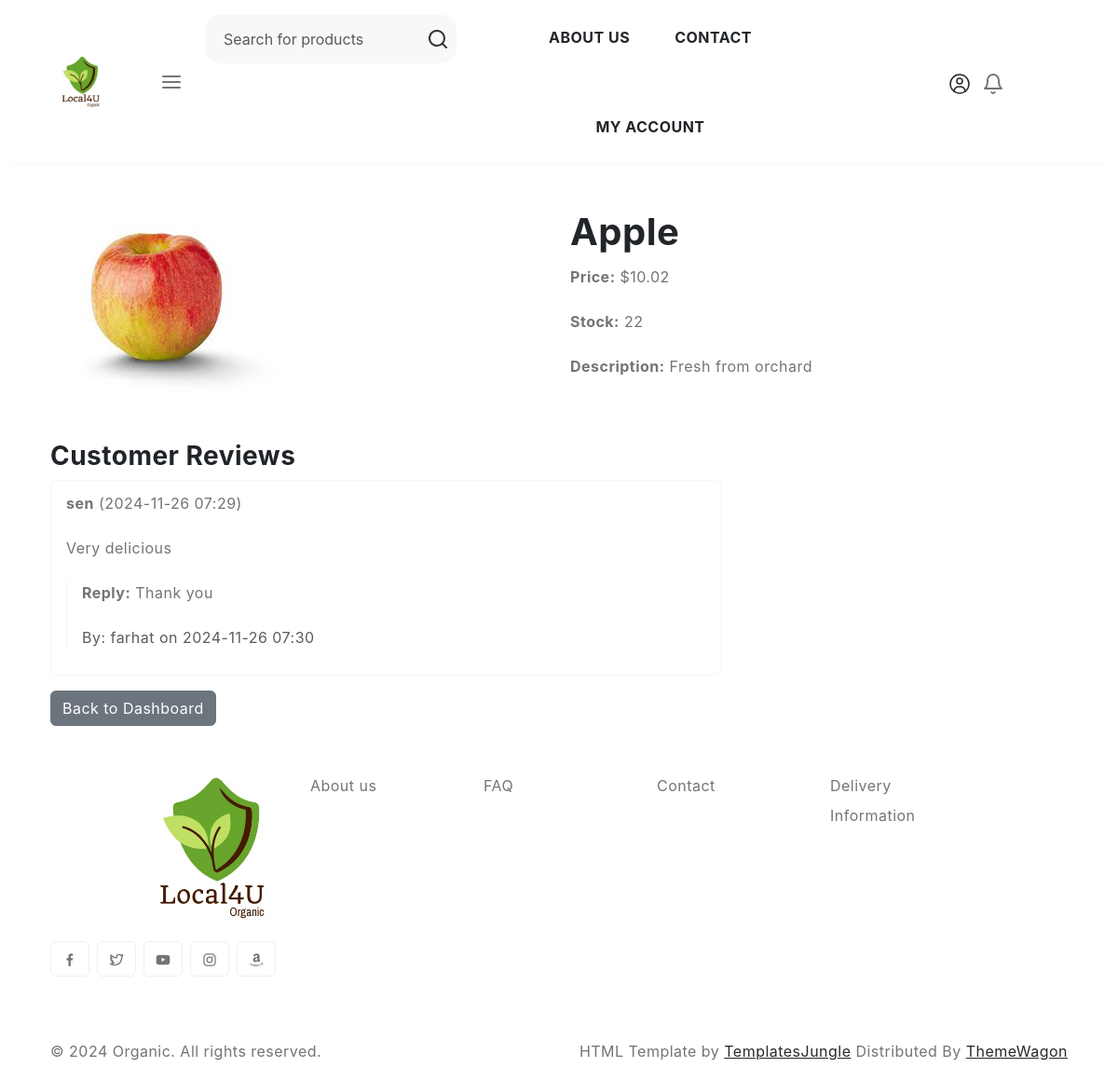
The page /product/farmer/product/1/detail/ (signed in) on the database its author committed.
### product/models.py (models this page shows, shortened)
class Product(models.Model):
    name = models.CharField(max_length=200)  # Name of the product
    description = models.TextField()  # Detailed description of the product
    category = models.ForeignKey(Category, on_delete=models.CASCADE)  # Category to which the product belongs
    price = models.DecimalField(max_digits=10, decimal_places=2)  # Original price of the product
    discounted_price = models.DecimalField(max_digits=10, decimal_places=2, null=True, blank=True)  # Discounted price if applicable
    stock = models.PositiveIntegerField()  # Available stock quantity
    farmer = models.ForeignKey(Farmer, on_delete=models.CASCADE)  # Farmer who owns the product
    created_at = models.DateTimeField(auto_now_add=True)  # Timestamp when the product was added
    updated_at = models.DateTimeField(auto_now=True)  # Timestamp when the product was last updated
    image = models.ImageField(upload_to='product_images/', null=True, blank=True)  # Optional product image

class Review(models.Model):
    product = models.ForeignKey(Product, on_delete=models.CASCADE, related_name='reviews')  # Associated product
    customer = models.ForeignKey(settings.AUTH_USER_MODEL, on_delete=models.CASCADE)  # Customer who wrote the review
    review_text = models.TextField()  # Content of the review
    created_at = models.DateTimeField(auto_now_add=True)  # Timestamp when the review was created

class ReviewReply(models.Model):
    review = models.OneToOneField(Review, on_delete=models.CASCADE, related_name='reply')  # Associated review
    farmer = models.ForeignKey(Farmer, on_delete=models.CASCADE)  # Farmer who replied
    reply_text = models.TextField()  # Content of the reply
    created_at = models.DateTimeField(auto_now_add=True)  # Timestamp when the reply was created

### accounts/models.py (models this page shows, shortened)
class CustomUser(AbstractUser):
    USER_TYPES = (
        ('farmer', 'Farmer'),
        ('customer', 'Customer'),
    )
    full_name = models.CharField(max_length=100, blank=True)
    address = models.CharField(max_length=255)
    contact_number = models.CharField(max_length=15)
    user_type = models.CharField(max_length=10, choices=USER_TYPES)
    profile_picture = models.ImageField(upload_to='static/profile_pictures/', null=True, blank=True)

class Farmer(models.Model):
    user = models.OneToOneField(CustomUser, on_delete=models.CASCADE)

### product/views.py (the view)
# urls.py: path('farmer/product/<int:product_id>/detail/', views.product_detail_farmer, name='product_detail_farmer'),
@login_required
def product_detail_farmer(request, product_id):
    product = get_object_or_404(Product, id=product_id, farmer=request.user.farmer)  # Ensure farmer owns the product
    reviews = product.reviews.all()  # Get all reviews for the product
    if request.method == 'POST':
        if 'reply' in request.POST:  # Handle reply to a review
            review_id = request.POST.get('review_id')
            review = get_object_or_404(Review, id=review_id)
            form = ReviewReplyForm(request.POST)
            if form.is_valid():
                reply = form.save(commit=False)
                reply.review = review  # Associate reply with the review
                reply.farmer = request.user.farmer  # Associate reply with the farmer
                reply.save()
                message = f"{request.user.username} replied to your review on the product: {product.name}"
                Notification.objects.create(
                    recipient=review.customer,
                    message=message
                )
                messages.success(request, "Your reply has been added.")
                return redirect('product_detail_farmer', product_id=product_id)
        else:
            messages.error(request, "Invalid action.")
    else:
        form = ReviewReplyForm()
    return render(request, 'product_detail_farmer.html', {
        'product': product,
        'reviews': reviews,
        'form': form,
    })

### product/forms.py
class ReviewReplyForm(forms.ModelForm):
    class Meta:
        model = ReviewReply
        fields = ['reply_text']
        widgets = {
            'reply_text': forms.Textarea(attrs={'class': 'form-control', 'rows': 3}),
        }
        labels = {
            'reply_text': 'Reply to Review',
        }

### accounts/templatetags/notification_tags.py (called while the page is built)
@register.filter
def unread_notifications(user):
    if user.is_authenticated:
        return user.notifications.filter(is_read=False).count()
    return 0

### order/context_processors.py (called while the page is built)
def cart_data(request):
    return {"cart": request.session.get("cart", {})}

### order/templatetags/cart_filters.py (called while the page is built)
@register.filter
def sum_cart_total(cart_items):
    total = 0
    for item in cart_items:
        total += float(item['price']) * item['quantity']
    return total

@register.filter
def is_not_farmer_or_admin(user):
    return user.is_authenticated and user.user_type not in ['farmer', 'admin']

### product/context_processors.py (called while the page is built)
def category_menu(request):
    categories = Category.objects.all()
    return {'categories': categories}

### templates/product_detail_farmer.html (shortened to what this page needs)
{% extends 'base.html' %}
{% block body_block %}
<div class="container mt-5">
    <div class="row">
        <div class="col-md-6">
            <img src="{{ product.image.url }}" alt="{{ product.name }}" class="img-fluid">
        </div>
        <div class="col-md-6">
            <h1>{{ product.name }}</h1>
            <p><strong>Price:</strong> ${{ product.price }}</p>
            <p><strong>Stock:</strong> {{ product.stock }}</p>
            <p><strong>Description:</strong> {{ product.description }}</p>
        </div>
    </div>
    <div class="row mt-5">
        <div class="col-md-8">
            <h3>Customer Reviews</h3>
            <ul class="list-group">
                {% for review in reviews %}
                <li class="list-group-item">
                    <p><strong>{{ review.customer.username }}</strong> ({{ review.created_at|date:"Y-m-d H:i" }})</p>
                    <p>{{ review.review_text }}</p>
                    {% if review.reply %}
                        <div class="border-start ps-3 mt-3">
                            <p><strong>Reply:</strong> {{ review.reply.reply_text }}</p>
                            <p class="text-muted">By: {{ review.reply.farmer.user.username }} on {{ review.reply.created_at|date:"Y-m-d H:i" }}</p>
                        </div>
                    {% endif %}
                </li>
                {% empty %}
                <li class="list-group-item">No reviews for this product yet.</li>
                {% endfor %}
            </ul>
        </div>
    </div>
    <a href="{% url 'farmer_dashboard' %}" class="btn btn-secondary mt-3">Back to Dashboard</a>
</div>
{% endblock %}

### static/style.css (style rules this page uses)
body { --heading-font : "Inter", sans-serif; --bs-link-color: #333; --bs-link-hover-color:#333; --bs-link-color-rgb: 40,40,40; --bs-link-hover-color-rgb: 0,0,0; --bs-light-rgb: 248, 248, 248; --bs-font-sans-serif: "Inter", sans-serif; --bs-body-font-family: var(--bs-font-sans-serif); --bs-body-font-size: 1rem; --bs-body-font-weight: 400; --bs-body-line-height: 2; --bs-body-color: #747474; --bs-primary: #6BB252; --bs-primary-rgb: 107, 178, 82; --bs-secondary: #364127; --bs-secondary-rgb: 54, 65, 39; --bs-danger: #F95F09; --bs-danger-rgb: 249, 95, 9; --bs-success: #a3be4c; --bs-success-rgb: 163, 190, 76; --bs-primary-bg-subtle: #FFF9EB; --bs-success-bg-subtle: #eef5e5; --bs-border-color: #F7F7F7; }
body { letter-spacing: 0.03em; }
h1,h2,h3,h4,h5,h6 { font-family: var(--heading-font); color: var(--bs-dark); font-weight: 700; }
.container, .container-fluid, .container-lg, .container-md, .container-sm, .container-xl, .container-xxl { --bs-gutter-x: 3rem; }

### rows shown on the page
Product: image (picture), name "Apple", price "10.02", stock "22", description "Fresh from orchard"
Review: customer.username "sen", created_at "2024-11-26 07:29", review_text "Very delicious", reply.reply_text "Thank you", reply.farmer.user.username "farhat", reply.created_at "2024-11-26 07:30"
